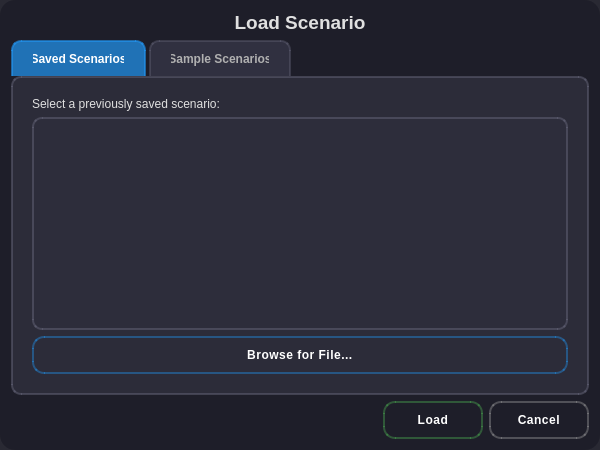
<?xml version="1.0" encoding="UTF-8"?>
<ui version="4.0">
 <class>CLoadScenarioDialog</class>
 <widget class="QDialog" name="CLoadScenarioDialog">
  <property name="geometry">
   <rect>
    <x>0</x>
    <y>0</y>
    <width>600</width>
    <height>450</height>
   </rect>
  </property>
  <property name="windowTitle">
   <string>Load Scenario</string>
  </property>
  <property name="styleSheet">
   <string notr="true">QDialog {
    background-color: rgba(30, 30, 40, 0.95);
    border-radius: 15px;
}
QLabel {
    color: #E0E0E0;
}
QTabWidget::pane {
    background-color: rgba(50, 50, 65, 0.7);
    border: 2px solid rgba(100, 100, 120, 0.5);
    border-radius: 10px;
    padding: 10px;
}
QTabBar::tab {
    background-color: rgba(60, 60, 80, 0.6);
    border: 2px solid rgba(100, 100, 120, 0.4);
    border-bottom: none;
    border-top-left-radius: 10px;
    border-top-right-radius: 10px;
    padding: 10px 20px;
    margin-right: 3px;
    color: #B0B0B0;
    font-weight: bold;
}
QTabBar::tab:selected {
    background-color: rgba(33, 150, 243, 0.7);
    color: white;
    border: 2px solid rgba(33, 150, 243, 0.6);
    border-bottom: none;
}
QTabBar::tab:hover:!selected {
    background-color: rgba(80, 80, 100, 0.7);
    color: #E0E0E0;
}
QListWidget {
    background-color: rgba(45, 45, 60, 0.8);
    border: 2px solid rgba(100, 100, 120, 0.5);
    border-radius: 10px;
    padding: 5px;
    color: white;
    outline: none;
}
QListWidget::item {
    background-color: transparent;
    border-radius: 6px;
    padding: 10px 12px;
    margin: 2px 4px;
}
QListWidget::item:selected {
    background-color: rgba(33, 150, 243, 0.6);
    border: 1px solid rgba(66, 165, 245, 0.5);
}
QListWidget::item:hover:!selected {
    background-color: rgba(80, 80, 100, 0.5);
}
QListWidget::item:alternate {
    background-color: rgba(55, 55, 70, 0.4);
}</string>
  </property>
  <layout class="QVBoxLayout" name="verticalLayout">
   <item>
    <widget class="QLabel" name="label_Title">
     <property name="font">
      <font>
       <pointsize>14</pointsize>
       <bold>true</bold>
      </font>
     </property>
     <property name="text">
      <string>Load Scenario</string>
     </property>
     <property name="alignment">
      <set>Qt::AlignCenter</set>
     </property>
    </widget>
   </item>
   <item>
    <widget class="QTabWidget" name="tabWidget">
     <property name="currentIndex">
      <number>0</number>
     </property>
     <widget class="QWidget" name="tab_Saved">
      <attribute name="title">
       <string>Saved Scenarios</string>
      </attribute>
      <layout class="QVBoxLayout" name="verticalLayout_2">
       <item>
        <widget class="QLabel" name="label_SavedInfo">
         <property name="text">
          <string>Select a previously saved scenario:</string>
         </property>
        </widget>
       </item>
       <item>
        <widget class="QListWidget" name="listWidget_Scenarios">
         <property name="alternatingRowColors">
          <bool>true</bool>
         </property>
        </widget>
       </item>
       <item>
        <widget class="QPushButton" name="pushButton_Browse">
         <property name="styleSheet">
          <string notr="true">QPushButton {
    background: qlineargradient(x1:0, y1:0, x2:0, y2:1,
                                stop:0 rgba(33, 150, 243, 0.75),
                                stop:0.5 rgba(30, 136, 229, 0.75),
                                stop:1 rgba(25, 118, 210, 0.75));
    border: 2px solid rgba(33, 150, 243, 0.4);
    color: white;
    padding: 10px 20px;
    border-radius: 12px;
    font-weight: 600;
    letter-spacing: 0.5px;
}
QPushButton:hover {
    background: qlineargradient(x1:0, y1:0, x2:0, y2:1,
                                stop:0 rgba(66, 165, 245, 0.8),
                                stop:0.5 rgba(33, 150, 243, 0.8),
                                stop:1 rgba(30, 136, 229, 0.8));
    border: 2px solid rgba(66, 165, 245, 0.6);
}
QPushButton:pressed {
    background: qlineargradient(x1:0, y1:0, x2:0, y2:1,
                                stop:0 rgba(21, 101, 192, 0.8),
                                stop:1 rgba(13, 71, 161, 0.8));
    border: 2px solid rgba(21, 101, 192, 0.8);
    padding: 11px 20px 9px 20px;
}
QPushButton:disabled {
    background: qlineargradient(x1:0, y1:0, x2:0, y2:1,
                                stop:0 rgba(189, 189, 189, 0.6),
                                stop:1 rgba(158, 158, 158, 0.6));
    border: 2px solid rgba(189, 189, 189, 0.3);
    color: rgba(255, 255, 255, 0.4);
}</string>
         </property>
         <property name="text">
          <string>Browse for File...</string>
         </property>
        </widget>
       </item>
      </layout>
     </widget>
     <widget class="QWidget" name="tab_Samples">
      <attribute name="title">
       <string>Sample Scenarios</string>
      </attribute>
      <layout class="QVBoxLayout" name="verticalLayout_3">
       <item>
        <widget class="QLabel" name="label_SamplesInfo">
         <property name="text">
          <string>Select a pre-configured sample scenario:</string>
         </property>
        </widget>
       </item>
       <item>
        <widget class="QListWidget" name="listWidget_Samples">
         <property name="alternatingRowColors">
          <bool>true</bool>
         </property>
        </widget>
       </item>
       <item>
        <widget class="QLabel" name="label_SampleDescription">
         <property name="text">
          <string>Hover over a sample to see its description</string>
         </property>
         <property name="wordWrap">
          <bool>true</bool>
         </property>
        </widget>
       </item>
      </layout>
     </widget>
    </widget>
   </item>
   <item>
    <layout class="QHBoxLayout" name="horizontalLayout">
     <item>
      <spacer name="horizontalSpacer">
       <property name="orientation">
        <enum>Qt::Horizontal</enum>
       </property>
       <property name="sizeHint" stdset="0">
        <size>
         <width>40</width>
         <height>20</height>
        </size>
       </property>
      </spacer>
     </item>
     <item>
      <widget class="QPushButton" name="pushButton_Load">
       <property name="minimumSize">
        <size>
         <width>100</width>
         <height>30</height>
        </size>
       </property>
       <property name="font">
        <font>
         <pointsize>9</pointsize>
         <bold>true</bold>
        </font>
       </property>
       <property name="styleSheet">
        <string notr="true">QPushButton {
    background: qlineargradient(x1:0, y1:0, x2:0, y2:1,
                                stop:0 rgba(76, 175, 80, 0.8),
                                stop:0.5 rgba(56, 142, 60, 0.8),
                                stop:1 rgba(46, 125, 50, 0.8));
    border: 2px solid rgba(76, 175, 80, 0.4);
    color: white;
    padding: 10px 24px;
    border-radius: 12px;
    font-weight: 600;
    letter-spacing: 0.5px;
}
QPushButton:hover {
    background: qlineargradient(x1:0, y1:0, x2:0, y2:1,
                                stop:0 rgba(102, 187, 106, 0.85),
                                stop:0.5 rgba(76, 175, 80, 0.85),
                                stop:1 rgba(56, 142, 60, 0.85));
    border: 2px solid rgba(102, 187, 106, 0.6);
}
QPushButton:pressed {
    background: qlineargradient(x1:0, y1:0, x2:0, y2:1,
                                stop:0 rgba(27, 94, 32, 0.85),
                                stop:1 rgba(13, 63, 20, 0.85));
    border: 2px solid rgba(27, 94, 32, 0.8);
    padding: 11px 24px 9px 24px;
}
QPushButton:disabled {
    background: qlineargradient(x1:0, y1:0, x2:0, y2:1,
                                stop:0 rgba(189, 189, 189, 0.6),
                                stop:1 rgba(158, 158, 158, 0.6));
    border: 2px solid rgba(189, 189, 189, 0.3);
    color: rgba(255, 255, 255, 0.4);
}</string>
       </property>
       <property name="text">
        <string>Load</string>
       </property>
      </widget>
     </item>
     <item>
      <widget class="QPushButton" name="pushButton_Cancel">
       <property name="minimumSize">
        <size>
         <width>100</width>
         <height>30</height>
        </size>
       </property>
       <property name="font">
        <font>
         <pointsize>9</pointsize>
         <bold>true</bold>
        </font>
       </property>
       <property name="styleSheet">
        <string notr="true">QPushButton {
    background: qlineargradient(x1:0, y1:0, x2:0, y2:1,
                                stop:0 rgba(158, 158, 158, 0.75),
                                stop:0.5 rgba(141, 141, 141, 0.75),
                                stop:1 rgba(117, 117, 117, 0.75));
    border: 2px solid rgba(158, 158, 158, 0.4);
    color: white;
    padding: 10px 24px;
    border-radius: 12px;
    font-weight: 600;
    letter-spacing: 0.5px;
}
QPushButton:hover {
    background: qlineargradient(x1:0, y1:0, x2:0, y2:1,
                                stop:0 rgba(189, 189, 189, 0.8),
                                stop:0.5 rgba(168, 168, 168, 0.8),
                                stop:1 rgba(158, 158, 158, 0.8));
    border: 2px solid rgba(189, 189, 189, 0.6);
}
QPushButton:pressed {
    background: qlineargradient(x1:0, y1:0, x2:0, y2:1,
                                stop:0 rgba(97, 97, 97, 0.8),
                                stop:1 rgba(66, 66, 66, 0.8));
    border: 2px solid rgba(97, 97, 97, 0.8);
    padding: 11px 24px 9px 24px;
}</string>
       </property>
       <property name="text">
        <string>Cancel</string>
       </property>
      </widget>
     </item>
    </layout>
   </item>
  </layout>
 </widget>
 <resources/>
 <connections/>
</ui>
